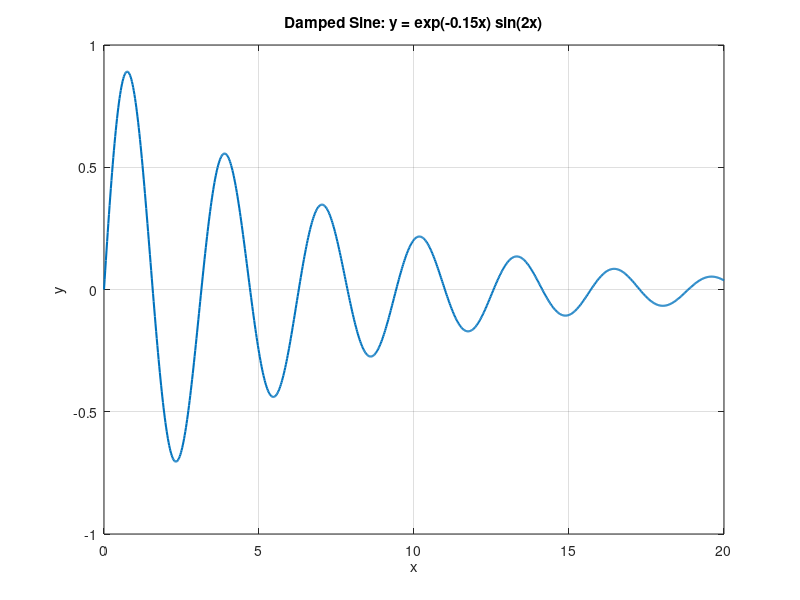

The MATLAB source for this figure: (Note: this script raises an error after producing the figure.)
function outputPath = plot_damped_sine(outputDir)
%PLOT_DAMPED_SINE Export a damped-sine plot without overwriting files.
%   OUTPUTPATH = PLOT_DAMPED_SINE(OUTPUTDIR) writes damped_sine.png, or the
%   first available suffixed name. The function uses an invisible figure,
%   closes only that figure, and does not pollute the base workspace.

if nargin < 1
    outputDir = pwd;
end

if ~(ischar(outputDir) || (isstring(outputDir) && isscalar(outputDir)))
    error('plot_damped_sine:InvalidOutputDir', ...
        'outputDir must be a character vector or string scalar.');
end
outputDir = char(outputDir);

if ~isfolder(outputDir)
    error('plot_damped_sine:InvalidFolder', ...
        'Output directory does not exist: %s', outputDir);
end

preferredPath = fullfile(outputDir, 'damped_sine.png');
outputPath = firstAvailablePath(preferredPath);

x = linspace(0, 20, 1000);
y = exp(-0.15 * x) .* sin(2 * x);

fig = figure('Visible', 'off');
cleanupFigure = onCleanup(@() close(fig)); %#ok<NASGU>
ax = axes('Parent', fig);

plot(ax, x, y, 'LineWidth', 1.5);
title(ax, 'Damped Sine: y = exp(-0.15x) sin(2x)');
xlabel(ax, 'x');
ylabel(ax, 'y');
grid(ax, 'on');

exportgraphics(fig, outputPath);

if ~isfile(outputPath)
    error('plot_damped_sine:ExportFailed', ...
        'Expected output file was not created: %s', outputPath);
end

fprintf('File path: %s\n', outputPath);
end

function outputPath = firstAvailablePath(preferredPath)
outputPath = preferredPath;
if ~isfile(outputPath)
    return
end

[folder, name, extension] = fileparts(preferredPath);
index = 1;
while true
    candidate = fullfile(folder, sprintf('%s_%d%s', name, index, extension));
    if ~isfile(candidate)
        outputPath = candidate;
        return
    end
    index = index + 1;
end
end
